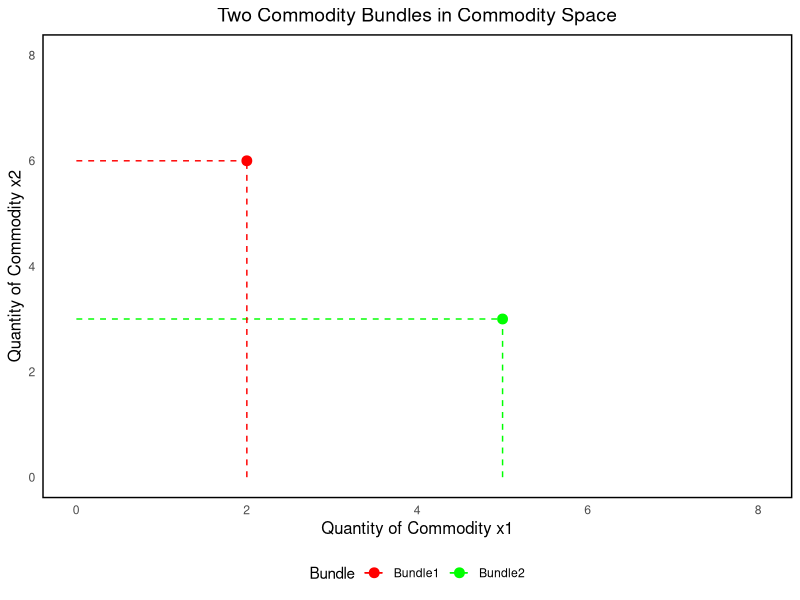
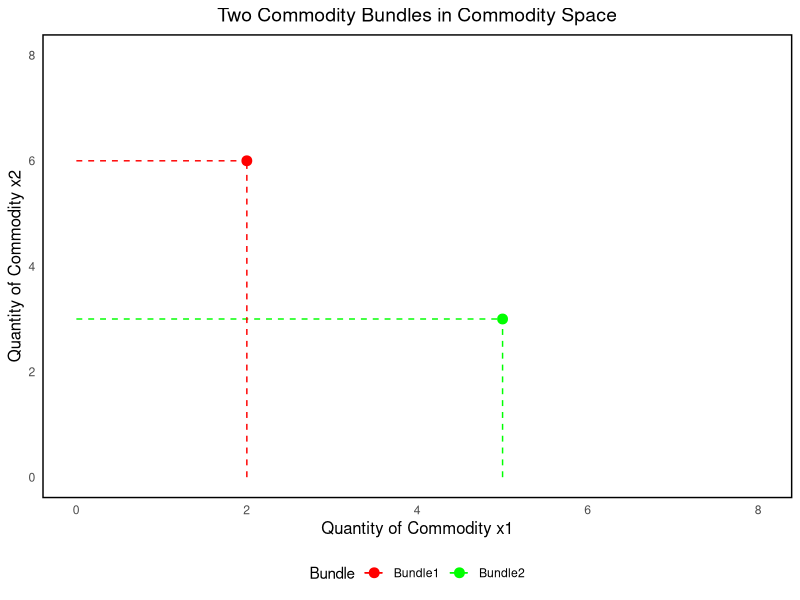

Write the R code that produced these figures, in order.
###### Mathematics for Economics II. ######
# In this script, the plots of the Carl P. Simon, Lawrence E. Blume - Mathematics for Economists-W. W. Norton & Company (1994) book are reproduced.

# Load necessary library
library(ggplot2)

###### Figure 1.1 ######
# Create a data frame with the commodity bundles
df <- data.frame(
  Bundle = c("Bundle1", "Bundle2"),
  x1 = c(2, 5),  # Quantity of commodity x1 in each bundle
  x2 = c(6, 3)   # Quantity of commodity x2 in each bundle
)

# Create the plot
p1 <- ggplot(df, aes(x = x1, y = x2, color = Bundle)) +
  geom_point(size = 3) +
  geom_segment(aes(x = 0, y = x2, xend = x1, yend = x2), linetype = "dashed") +
  geom_segment(aes(x = x1, y = 0, xend = x1, yend = x2), linetype = "dashed") +
  scale_color_manual(values = c("Bundle1" = "red", "Bundle2" = "green")) +
  labs(x = "Quantity of Commodity x1", y = "Quantity of Commodity x2",
       title = "Two Commodity Bundles in Commodity Space",
       color = "Bundle") +
  expand_limits(x = c(0, 8), y = c(0, 8)) +
  theme_minimal() +
  theme(panel.grid.major = element_blank(), 
        panel.grid.minor = element_blank(), 
        panel.background = element_rect(fill = "white", colour = "black", size = 1, linetype = "solid"),
        axis.title = element_text(size = 12),
        plot.title = element_text(hjust = 0.5, size = 14),
        legend.position = "bottom")

# Print the plot
print(p1)

# Save the plot
ggsave("Commodity_Bundles.png", plot = p1, width = 6, height = 4, dpi = 300)


###### Figure 1.2 ######


